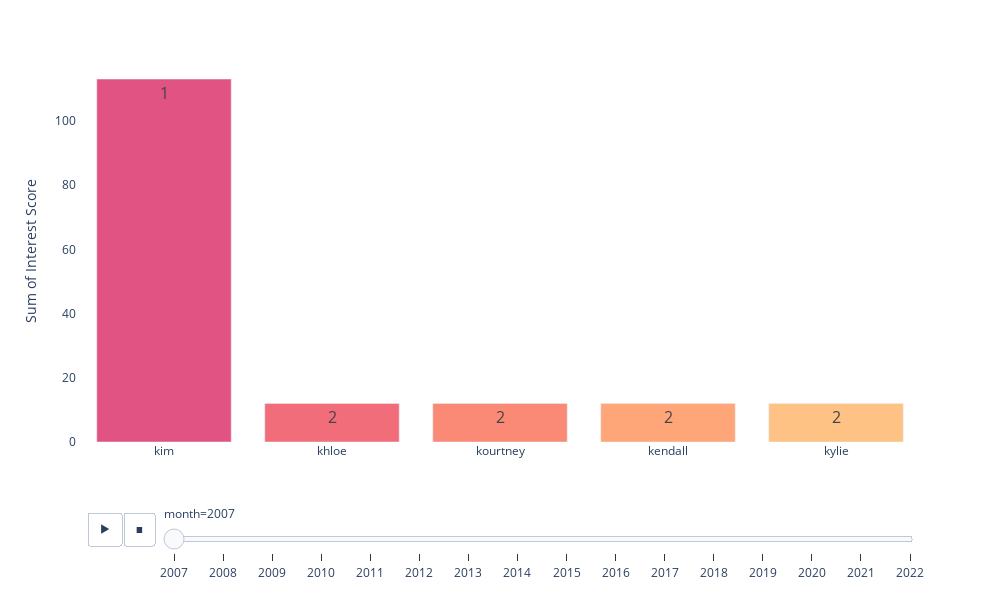

Notebook source saved alongside this figure:
### Code cell
fig = px.bar(average_per_year, x='Sister', y='Mean',
            text='rank', 
             color='Sister',
             animation_frame='month', 
             color_discrete_sequence=px.colors.sequential.Pinkyl_r,
             labels={
                     "Mean": "Sum of Interest Score",
                     "Sister": ""
                 }
            )
fig.update_yaxes(showgrid=False, categoryorder='total ascending', 
                 ticksuffix=' ', showline=False)
fig.update_layout(width=1000, height=600, showlegend=False,
                  xaxis = dict(tickmode = 'linear', dtick = 1), 
                  plot_bgcolor = '#fff')
fig.update_traces(textfont_size=16, textangle=0)
fig.show()

### Figure 1 — Plotly figure (JSON) as saved in the notebook; plotly's stock layout.template omitted (floating-point values rounded to 4 significant figures)
{"data": [{"alignmentgroup": "True", "hovertemplate": "=%{x}<br>month=2007<br>Sum of Interest Score=%{y}<br>rank=%{text}<extra></extra>", "legendgroup": "kim", "marker": {"color": "rgb(225, 83, 131)", "pattern": {"shape": ""}}, "name": "kim", "offsetgroup": "kim", "orientation": "v", "showlegend": true, "text": [1], "textangle": 0, "textfont": {"size": 16}, "textposition": "auto", "type": "bar", "x": ["kim"], "xaxis": "x", "y": [113], "yaxis": "y"}, {"alignmentgroup": "True", "hovertemplate": "=%{x}<br>month=2007<br>Sum of Interest Score=%{y}<br>rank=%{text}<extra></extra>", "legendgroup": "khloe", "marker": {"color": "rgb(241, 109, 122)", "pattern": {"shape": ""}}, "name": "khloe", "offsetgroup": "khloe", "orientation": "v", "showlegend": true, "text": [2], "textangle": 0, "textfont": {"size": 16}, "textposition": "auto", "type": "bar", "x": ["khloe"], "xaxis": "x", "y": [12], "yaxis": "y"}, {"alignmentgroup": "True", "hovertemplate": "=%{x}<br>month=2007<br>Sum of Interest Score=%{y}<br>rank=%{text}<extra></extra>", "legendgroup": "kourtney", "marker": {"color": "rgb(250, 138, 118)", "pattern": {"shape": ""}}, "name": "kourtney", "offsetgroup": "kourtney", "orientation": "v", "showlegend": true, "text": [2], "textangle": 0, "textfont": {"size": 16}, "textposition": "auto", "type": "bar", "x": ["kourtney"], "xaxis": "x", "y": [12], "yaxis": "y"}, {"alignmentgroup": "True", "hovertemplate": "=%{x}<br>month=2007<br>Sum of Interest Score=%{y}<br>rank=%{text}<extra></extra>", "legendgroup": "kendall", "marker": {"color": "rgb(255, 166, 121)", "pattern": {"shape": ""}}, "name": "kendall", "offsetgroup": "kendall", "orientation": "v", "showlegend": true, "text": [2], "textangle": 0, "textfont": {"size": 16}, "textposition": "auto", "type": "bar", "x": ["kendall"], "xaxis": "x", "y": [12], "yaxis": "y"}, {"alignmentgroup": "True", "hovertemplate": "=%{x}<br>month=2007<br>Sum of Interest Score=%{y}<br>rank=%{text}<extra></extra>", "legendgroup": "kylie", "marker": {"color": "rgb(255, 194, 133)", "pattern": {"shape": ""}}, "name": "kylie", "offsetgroup": "kylie", "orientation": "v", "showlegend": true, "text": [2], "textangle": 0, "textfont": {"size": 16}, "textposition": "auto", "type": "bar", "x": ["kylie"], "xaxis": "x", "y": [12], "yaxis": "y"}], "layout": {"barmode": "relative", "height": 600, "legend": {"title": {"text": ""}, "tracegroupgap": 0}, "margin": {"t": 60}, "plot_bgcolor": "#fff", "showlegend": false, "sliders": [{"active": 0, "currentvalue": {"prefix": "month="}, "len": 0.9, "pad": {"b": 10, "t": 60}, "steps": [{"args": [["2007"], {"frame": {"duration": 0, "redraw": true}, "fromcurrent": true, "mode": "immediate", "transition": {"duration": 0, "easing": "linear"}}], "label": "2007", "method": "animate"}, {"args": [["2008"], {"frame": {"duration": 0, "redraw": true}, "fromcurrent": true, "mode": "immediate", "transition": {"duration": 0, "easing": "linear"}}], "label": "2008", "method": "animate"}, {"args": [["2009"], {"frame": {"duration": 0, "redraw": true}, "fromcurrent": true, "mode": "immediate", "transition": {"duration": 0, "easing": "linear"}}], "label": "2009", "method": "animate"}, {"args": [["2010"], {"frame": {"duration": 0, "redraw": true}, "fromcurrent": true, "mode": "immediate", "transition": {"duration": 0, "easing": "linear"}}], "label": "2010", "method": "animate"}, {"args": [["2011"], {"frame": {"duration": 0, "redraw": true}, "fromcurrent": true, "mode": "immediate", "transition": {"duration": 0, "easing": "linear"}}], "label": "2011", "method": "animate"}, {"args": [["2012"], {"frame": {"duration": 0, "redraw": true}, "fromcurrent": true, "mode": "immediate", "transition": {"duration": 0, "easing": "linear"}}], "label": "2012", "method": "animate"}, {"args": [["2013"], {"frame": {"duration": 0, "redraw": true}, "fromcurrent": true, "mode": "immediate", "transition": {"duration": 0, "easing": "linear"}}], "label": "2013", "method": "animate"}, {"args": [["2014"], {"frame": {"duration": 0, "redraw": true}, "fromcurrent": true, "mode": "immediate", "transition": {"duration": 0, "easing": "linear"}}], "label": "2014", "method": "animate"}, {"args": [["2015"], {"frame": {"duration": 0, "redraw": true}, "fromcurrent": true, "mode": "immediate", "transition": {"duration": 0, "easing": "linear"}}], "label": "2015", "method": "animate"}, {"args": [["2016"], {"frame": {"duration": 0, "redraw": true}, "fromcurrent": true, "mode": "immediate", "transition": {"duration": 0, "easing": "linear"}}], "label": "2016", "method": "animate"}, {"args": [["2017"], {"frame": {"duration": 0, "redraw": true}, "fromcurrent": true, "mode": "immediate", "transition": {"duration": 0, "easing": "linear"}}], "label": "2017", "method": "animate"}, {"args": [["2018"], {"frame": {"duration": 0, "redraw": true}, "fromcurrent": true, "mode": "immediate", "transition": {"duration": 0, "easing": "linear"}}], "label": "2018", "method": "animate"}, {"args": [["2019"], {"frame": {"duration": 0, "redraw": true}, "fromcurrent": true, "mode": "immediate", "transition": {"duration": 0, "easing": "linear"}}], "label": "2019", "method": "animate"}, {"args": [["2020"], {"frame": {"duration": 0, "redraw": true}, "fromcurrent": true, "mode": "immediate", "transition": {"duration": 0, "easing": "linear"}}], "label": "2020", "method": "animate"}, {"args": [["2021"], {"frame": {"duration": 0, "redraw": true}, "fromcurrent": true, "mode": "immediate", "transition": {"duration": 0, "easing": "linear"}}], "label": "2021", "method": "animate"}, {"args": [["2022"], {"frame": {"duration": 0, "redraw": true}, "fromcurrent": true, "mode": "immediate", "transition": {"duration": 0, "easing": "linear"}}], "label": "2022", "method": "animate"}], "x": 0.1, "xanchor": "left", "y": 0, "yanchor": "top"}], "updatemenus": [{"buttons": [{"args": [null, {"frame": {"duration": 500, "redraw": true}, "fromcurrent": true, "mode": "immediate", "transition": {"duration": 500, "easing": "linear"}}], "label": "&#9654;", "method": "animate"}, {"args": [[null], {"frame": {"duration": 0, "redraw": true}, "fromcurrent": true, "mode": "immediate", "transition": {"duration": 0, "easing": "linear"}}], "label": "&#9724;", "method": "animate"}], "direction": "left", "pad": {"r": 10, "t": 70}, "showactive": false, "type": "buttons", "x": 0.1, "xanchor": "right", "y": 0, "yanchor": "top"}], "width": 1000, "xaxis": {"anchor": "y", "categoryarray": ["kim", "khloe", "kourtney", "kendall", "kylie"], "categoryorder": "array", "domain": [0, 1], "dtick": 1, "tickmode": "linear", "title": {"text": ""}}, "yaxis": {"anchor": "x", "categoryorder": "total ascending", "domain": [0, 1], "showgrid": false, "showline": false, "ticksuffix": " ", "title": {"text": "Sum of Interest Score"}}}}
